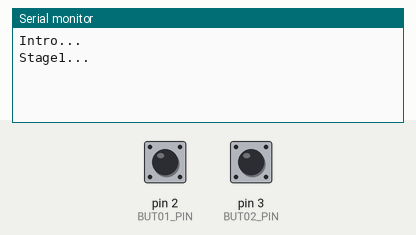
This sketch was run on a simulated Arduino Uno, built with avr-gcc and run on an emulated ATmega328P. Shown: the last lines printed to the serial monitor. Inputs (shaded band) come from the test bench; at power-on: pin 2 (BUT01_PIN) LOW, pin 3 (BUT02_PIN) LOW.

Above: at 6.4 s.
6.5 s: pin 2 (BUT01_PIN) pulled HIGH for 0.15 s
At 6.9 s:
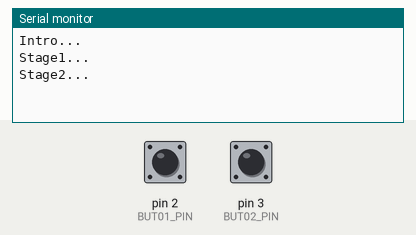
8.1 s: pin 3 (BUT02_PIN) pulled HIGH for 0.15 s
At 8.6 s:
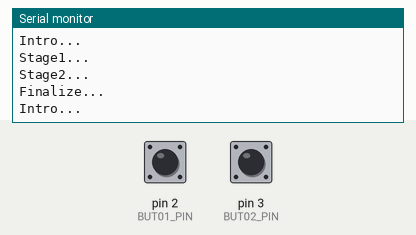

The sketch:

react.ino
```cpp
#include "kernel.h"
#include "config.h"
#include "core.h"
#include "input.h"

void setup() {
  initCore();
  initInput();
  changeState(INTRO_STATE);
}

void loop(){
  updateStateTime();
  switch (getCurrentState()) {
  case INTRO_STATE:
    intro();
    break;
  case STAGE1_STATE:
    stage1();
    break;
  case STAGE2_STATE:
    stage2();
    break;
  case FINAL_STATE:
    finalize();
    break;
  }
}
```

core.cpp
```cpp
#include "core.h"
#include "Arduino.h"
#include "kernel.h"
#include "input.h"

#define MAX_TIME_IN_INTRO_STATE 5000
#define MAX_TIME_IN_STAGE2_STATE 10000

/* core business logic */

void initCore(){
  Serial.begin(9600);
}

void intro(){
  if (isJustEnteredInState()){
    Serial.println("Intro...");
  }

  int dt = getCurrentTimeInState();
  if (dt > MAX_TIME_IN_INTRO_STATE){
    changeState(STAGE1_STATE);
  }
}

void stage1(){
  if (isJustEnteredInState()){
    Serial.println("Stage1...");
    resetInput();
  }

  /* change the state if button 0 is pressed */
  if (isButtonPressed(0)){
    changeState(STAGE2_STATE);
  }
}

void stage2(){
  if (isJustEnteredInState()){
    Serial.println("Stage2...");
  }

  /* change the state if button 1 is pressed or max time elapsed*/
  if (isButtonPressed(1) || getCurrentTimeInState() > MAX_TIME_IN_STAGE2_STATE){
    changeState(FINAL_STATE);
  }
}

void finalize(){
  if (isJustEnteredInState()){
    Serial.println("Finalize...");
  }
  changeState(INTRO_STATE);
}
```

core.h
```cpp
#ifndef __CORE__
#define __CORE__

#define INTRO_STATE   1
#define STAGE1_STATE  2
#define STAGE2_STATE  3
#define FINAL_STATE   4

/* core business logic  */

void initCore();
void intro();
void stage1();
void stage2();
void finalize();

#endif
```

display.cpp
```cpp
#include "display.h"
#include "Arduino.h"
#include "config.h"
#include <time.h>
#include <LiquidCrystal_I2C.h>

LiquidCrystal_I2C lcd = LiquidCrystal_I2C(0x27,20,4);
const char startMessage[] = "Welcome to the React! Game. Press Buttons to Start. ";
const char finalMessage1[] = "Game Over - The winner is P1. ";
const char finalMessage2[] = "Game Over - The winner is P2. ";
const char finalMessageTie[] = "Game Over - Tie. ";
int p = 0;
unsigned long ultimoPasso = 0;

void initLCD() {
  lcd.init();
  lcd.backlight();
}

void scrollText(const char* message) {
  if (millis() - ultimoPasso >= 300) {
    ultimoPasso = millis();

    int len = strlen(message);
    lcd.setCursor(0, 0);

    for (int i = 0; i < 20; i++) {
      lcd.print(message[(p + i) % len]);
    }

    p = (p + 1) % len;
  }
}

void showWelcome() {
  scrollText(startMessage);
}

void startGame() {
  clearLCD();
  lcd.setCursor(0, 0);
  lcd.print("Go!");
}

void showNumber(int num) {
  clearLCD();
  lcd.setCursor(0, 0);
  lcd.print(num);
}

void gameOver(int winner) {
  if (winner == 1) {
    scrollText(finalMessage1);
  } else if (winner == 2) {
    scrollText(finalMessage2);
  } else {
    scrollText(finalMessageTie);
  }
}

void showScore(int scoreP1, int scoreP2) {
  clearLCD();
  lcd.setCursor(0, 0);
  lcd.print(scoreP1);
  lcd.setCursor(18, 0);
  lcd.print(scoreP2);
}

void clearLCD() {
  lcd.clear();
}
```

display.h
```cpp
#ifndef __DISPLAY__
#define __DISPLAY__

void initLCD();
void showWelcome();
void startGame();
void showNumber(int num);
void gameOver(int winner);
void showScore(int scoreP1, int scoreP2);
void clearLCD();
void scrollText();

#endif
```

input.cpp
```cpp
#include "input.h"
#include "Arduino.h"
#include "config.h"

#include <EnableInterrupt.h>

#define BOUNCING_TIME 100

// #define __DEBUG__

uint8_t inputPins[NUM_BUTTONS] = {BUT01_PIN, BUT02_PIN};
bool buttonPressed[NUM_BUTTONS] = {false, false};

/* used for debouncing */
long lastButtonPressedTimestamps[NUM_BUTTONS]; //per stabilire chi ha vinto

void buttonHandler(int i);
void buttonHandler0(){ buttonHandler(0); }
void buttonHandler1(){ buttonHandler(1); }

void (*buttonHandlers[NUM_BUTTONS])() = { buttonHandler0, buttonHandler1 };

void buttonHandler(int i){
  long ts = millis();
  if (ts - lastButtonPressedTimestamps[i] > BOUNCING_TIME){
    lastButtonPressedTimestamps[i] = ts;
    int status = digitalRead(inputPins[i]);
    if (status == HIGH && !buttonPressed[i]) { //se il bottone viene premuto setto a true buttonPressed
        buttonPressed[i] = true;
    }
  }
}

void initInput(){
  for (int i = 0; i < NUM_BUTTONS; i++) {
    pinMode(inputPins[i], INPUT);
    enableInterrupt(inputPins[i], buttonHandlers[i], CHANGE);
  }
}

void resetInput(){
  long ts = millis();
  for (int i = 0; i < NUM_BUTTONS; i++) {
    buttonPressed[i] = false;
    lastButtonPressedTimestamps[i] = ts;
  }
}

bool isButtonPressed(int buttonIndex){
  return buttonPressed[buttonIndex];
}

bool hasBeenPressed(int index){
  return buttonPressed[index];
}

int numOfBtnPressed(int buttonIndex) {

}
```

input.h
```cpp
#ifndef __INPUT__
#define __INPUT__

void initInput();
void resetInput();
bool isButtonPressed(int buttonIndex);
int numOfBtnPressed();
int getDifficultyLevel();

#endif
```

kernel.cpp
```cpp
#include "kernel.h"

/* current state */
int currentState;

/* time in which the game entered in current state */
long enteredStateTime;

/* how long it the game is in current state */
long currentTimeInState;

/* flag which is true if it is the first cycle in that state */
bool firstCheckInState;

/* state management procedures */

int getCurrentState(){
  return currentState;
}

long getCurrentTimeInState(){
  return currentTimeInState;
}

long getEnteredStateTime(){
  return enteredStateTime;
}

bool isJustEnteredInState(){
  bool com = firstCheckInState;
  firstCheckInState = false;
  return com;
}

void changeState(int new_state){
  currentState = new_state;
  enteredStateTime = millis();
  firstCheckInState = true;
}

void updateStateTime(){
  currentTimeInState = millis() - enteredStateTime;
}

void logMsg(const String& msg){
  #ifdef __DEBUG__
  Serial.println(msg);
  #endif
}
```

kernel.h
```cpp
#ifndef __KERNEL__
#define __KERNEL__

#include "Arduino.h"

#define DEBUG

/* general state management procedure */

void initKernel();
void updateStateTime();
void changeState(int new_state);

int getCurrentState();
long getCurrentTimeInState();
long getEnteredStateTime();
bool isJustEnteredInState();

/* for debugging */
void logMsg(const String& msg);


#endif
```

leds.cpp
```cpp
#include "leds.h"
#include "Arduino.h"
#include "config.h"

// Variabili interne al modulo utili per il fading non bloccante
static int fadeValue = 0;       // Luminosità attuale (da 0 a 255)
static int fadeAmount = 5;      // Di quanto cambia la luminosità a ogni step
static long lastFadeTime = 0;   // Memorizza l'istante dell'ultimo aggiornamento
#define FADE_INTERVAL 30        // Millisecondi tra un aggiornamento e l'altro (modificabile)

void initLeds() {
  pinMode(LED01_PIN, OUTPUT);
  pinMode(LED02_PIN, OUTPUT);
  pinMode(LED03_PIN, OUTPUT);
  pinMode(LED04_PIN, OUTPUT);
}

void turnOffAllLeds() {
  digitalWrite(LED01_PIN, LOW);
  digitalWrite(LED02_PIN, LOW);
  digitalWrite(LED03_PIN, LOW);
  digitalWrite(LED04_PIN, LOW);
}

void turnOnLed(int ledPin) {
  digitalWrite(ledPin, HIGH);
}

void turnOffLed(int ledPin) {
  digitalWrite(ledPin, LOW);
}

void updateLedsFading() {
  // TODO: Implementa il fading in controfase.
  //
  // Suggerimenti per la logica:
  // 1. Calcola il tempo trascorso: (millis() - lastFadeTime)
  // 2. Se è maggiore di FADE_INTERVAL, aggiorna i LED:
  //    - analogWrite(L2_PIN, fadeValue);
  //    - analogWrite(L3_PIN, 255 - fadeValue); // Controfase!
  // 3. Aggiorna lastFadeTime con il millis() attuale
  // 4. Somma fadeAmount a fadeValue.
  // 5. Se fadeValue <= 0 oppure >= 255, inverti il segno di fadeAmount.
  unsigned long tempoTrascorso = millis() - lastFadeTime;
  if (tempoTrascorso > FADE_INTERVAL) {
    analogWrite(LED02_PIN, fadeValue);
    analogWrite(LED03_PIN, 255-fadeValue);
    lastFadeTime = millis();
  }
  fadeValue += fadeAmount;
  if (fadeValue <= 0 || fadeValue >= 255) {
    fadeAmount = -(fadeAmount);
  }

}
```

leds.h
```cpp
#ifndef __LEDS__
#define __LEDS__

void initLeds();
void turnOnLed(int ledPin);
void turnOffLed(int ledPin);
void turnOffAllLeds();
void updateLedsFading();

#endif
```

config.h
```cpp
#ifndef __CONFIG__
#define __CONFIG__

// #define __DEBUG__

#define NUM_BUTTONS 2
#define NUM_LED 4

#define POT_PIN A0
#define BUT01_PIN 2
#define BUT02_PIN 3
#define LED01_PIN 13
#define LED02_PIN 11
#define LED03_PIN 8
#define LED04_PIN 7


//metti costanti di tempo di gioco
/*Aggiungere un modulo Output (Consigliatissimo!):
Per mantenere il codice pulito come ha fatto il prof,
non mettere i digitalWrite o le chiamate all'LCD direttamente
dentro core.cpp. Crea un nuovo modulo (es. display.h e leds.h)
che si occupa solo di far lampeggiare i led o scrivere su schermo.*/

#endif
```

Measured:
- after the input at 6.5 s, the serial monitor: prints a new line at once (image 1)
- after the input at 8.1 s, the serial monitor: prints a new line at once (image 2)
